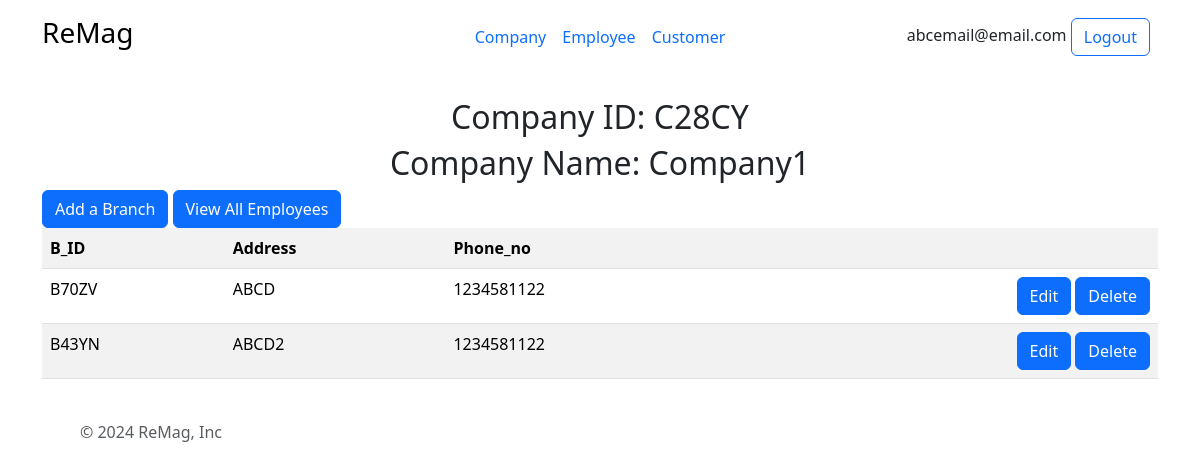
/companypage (signed in), run on the app's committed database.
### all/models.py (models this page shows, shortened)
class Company(models.Model):
    c_id=models.CharField(primary_key=True,max_length=5)
    c_name=models.CharField(max_length=30,null=False)
    c_phone=models.IntegerField(null=False)
    c_address=models.CharField(max_length=200,null=False)
    c_email=models.CharField(null=False,max_length=30)
    c_password=models.CharField(null=False,max_length=200)

class Branch(models.Model):
    b_id=models.CharField(primary_key=True,max_length=5)
    company=models.ForeignKey(Company, on_delete=models.CASCADE)
    b_address=models.CharField(null=False,max_length=200)
    b_phone_no=models.IntegerField(null=False)

### all/views.py (the view)
# urls.py: path("companypage", views.company_page, name="companypage"),
def company_page(request):
    context = {}
    if 'company' in request.session:
        context['email']=request.session['email']
        context['company']=Company.objects.get(pk=request.session['company'])
        context['branches']=Branch.objects.filter(company=request.session['company'])
        return render(request, "all/company-branches.html", context=context)
    return redirect("/logincompany")

### all/templates/all/company-branches.html (shortened to what this page needs)
{% extends "all/base.html" %}
{% block content %}
<link href="https://cdn.jsdelivr.net/npm/bootstrap@5.3.3/dist/css/bootstrap.min.css" rel="stylesheet">
    <h2>Company ID: {{company.c_id}}</h2>
    <h2>Company Name: {{company.c_name}}</h2>
    <button type="button" class="btn btn-primary" onclick="location.href = '/add-branch';">Add a Branch</button>
    <button type="button" class="btn btn-primary" onclick="location.href = '/all-employees';">View All Employees</button>
    <table class="table table-striped table-hover">
        <tr>
            <th scope="col">B_ID</th>
            <th scope="col">Address</th>
            <th scope="col">Phone_no</th>
            <th scope="col-1"></th>
        </tr>
        {% for branch in branches %}
            <tr>
                <td>{{branch.b_id}}</td>
                <td>{{branch.b_address}}</td>
                <td>{{branch.b_phone_no}}</td>
                <td class="text-end"><button class="btn btn-primary" onclick="location.href = '/branch/{{branch.b_id}}';">Edit</button>
                <button class="btn btn-primary" onclick="location.href = '/delete-branch/{{branch.b_id}}';">Delete</button></td>
            </tr>
        {% endfor %}
    </table>
{% endblock %}

### all/templates/all/base.html (shortened to what this page needs)
{% load static %}
<!DOCTYPE html>
<head>
    <link href="https://cdn.jsdelivr.net/npm/bootstrap@5.3.3/dist/css/bootstrap.min.css" rel="stylesheet">
    <link href="{% static 'all/styles/styles1.css' %}" rel="stylesheet">
</head>
<body>
   <div class="container">
    <header class="d-flex flex-wrap align-items-center justify-content-center justify-content-md-between py-3 mb-4">
      <div class="col-md-3 mb-2 mb-md-0">
        <a href="/" class="d-inline-flex link-body-emphasis text-decoration-none">
            <h3>ReMag</h3>
        </a>
      </div>
      <ul class="nav col-12 col-md-auto mb-2 justify-content-center mb-md-0">
        <li><a href="/logincompany" class="nav-link px-2">Company</a></li>
        <li><a href="/loginemp" class="nav-link px-2">Employee</a></li>
        <li><a href="/logincus" class="nav-link px-2">Customer</a></li>
      </ul>
      {% if email %}
      <div class="col-md-3 text-end">
        {{email}}
        <button type="button" class="btn btn-outline-primary me-2" onclick="location.href = '/logout';">Logout</button>
      </div>
      {% endif %}
    </header>
  </div>
  <div class="container">
    {% block content %}
    {% endblock %}
  </div>
  <div class="container">
    <footer class="d-flex flex-wrap justify-content-between align-items-center py-3 my-4">
      <div class="col-md-4 d-flex align-items-center">
        <a href="/" class="mb-3 me-2 mb-md-0 text-body-secondary text-decoration-none lh-1">
          <svg class="bi" width="30" height="24"><use xlink:href="#bootstrap"></use></svg>
        </a>
        <span class="mb-3 mb-md-0 text-body-secondary">© 2024 ReMag, Inc</span>
      </div>
      <ul class="nav col-md-4 justify-content-end list-unstyled d-flex">
        <li class="ms-3"><a class="text-body-secondary" href="#"><svg class="bi" width="24" height="24"><use xlink:href="#twitter"></use></svg></a></li>
        <li class="ms-3"><a class="text-body-secondary" href="#"><svg class="bi" width="24" height="24"><use xlink:href="#instagram"></use></svg></a></li>
        <li class="ms-3"><a class="text-body-secondary" href="#"><svg class="bi" width="24" height="24"><use xlink:href="#facebook"></use></svg></a></li>
      </ul>
    </footer>
  </div>
</body>

### all/static/all/styles/styles1.css (style rules this page uses)
h1,h2,h3 { text-align: center; font-size: 40px; }

### data on the page
Company: c_email "abcemail@email.com", c_id "C28CY", c_name "Company1"
Branch: b_id "B70ZV", b_address "ABCD", b_phone_no "1234581122"
Branch: b_id "B43YN", b_address "ABCD2", b_phone_no "1234581122"
